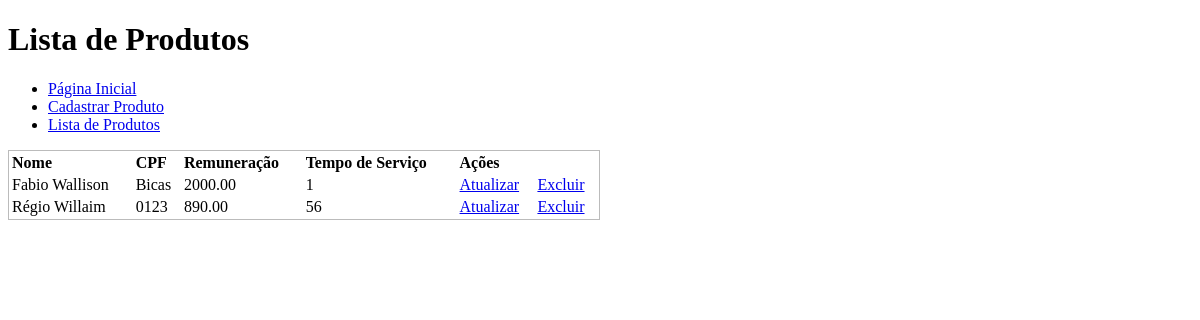
The page /produtos/ on the database as committed earlier.
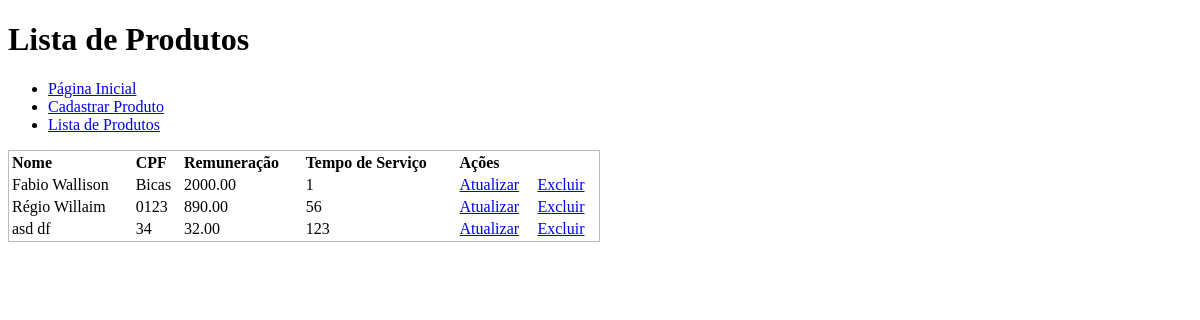
The same page on the database as committed later.
### helloworld/models.py (models this page shows)
class Produto(models.Model):
    nome = models.CharField(
        max_length=255,
        null=False,
        blank=False
    )
    sobrenome = models.CharField(
        max_length=255,
        null=False,
        blank=False
    )
    cpf = models.CharField(
        max_length=14,
        null=False,
        blank=False
    )
    tempo_de_servico = models.IntegerField(
        default=0,
        null=False,
        blank=False
    )
    remuneracao = models.DecimalField(
        max_digits=8,
        decimal_places=2,
        null=False,
        blank=False
    )
    objetos = models.Manager()

### website/views.py (the view)
# urls.py: path('produtos/', ProdutoListView.as_view(), name="lista_produtos"),
class ProdutoListView(ListView):
    template_name = "website/lista.html"
    model = Produto
    context_object_name = "produtos"

### website/templates/website/lista.html (shortened to what this page needs)
<!DOCTYPE html>
<html lang="en">
<head>
</head>
<body>
    <h1>Lista de Produtos</h1>
    <ul>
        <li><a href="{% url 'website:index' %}">Página Inicial</a></li>
        <li><a href="{% url 'website:cadastra_produto' %}">Cadastrar Produto</a></li>
        <li><a href="{% url 'website:lista_produtos' %}">Lista de Produtos</a></li>
    </ul>
    <div style="max-width: 50%;">
        <table style="border: 1px solid #BBB; width: 100%;">
            <thead>
                <tr style="border-bottom: 1px solid #AAA">
                    <td><b>Nome</b></td>
                    <td><b>CPF</b></td>
                    <td><b>Remuneração</b></td>
                    <td><b>Tempo de Serviço</b></td>
                    <td><b>Ações</b></td>
                </tr>
            </thead>
            <tbody>
                {% for produto in produtos %}
                    <tr>
                        <td>{{ produto.nome }} {{ produto.sobrenome }}</td>
                        <td>{{ produto.cpf }}</td>
                        <td>{{ produto.remuneracao }}</td>
                        <td>{{ produto.tempo_de_servico }}</td>
                        <td><a href="{% url 'website:atualiza_produto' pk=produto.id %}">Atualizar</a></td>
                        <td><a href="{% url 'website:deleta_produto' pk=produto.id %}">Excluir</a></td>
                    </tr>
                {% endfor %}
            </tbody>
        </table>
    </div>
</body>
</html>

Rows that differ between the two databases and show on the page:
added Produto: nome "asd", sobrenome "df", cpf "34", remuneracao "32.00", tempo_de_servico "123"
